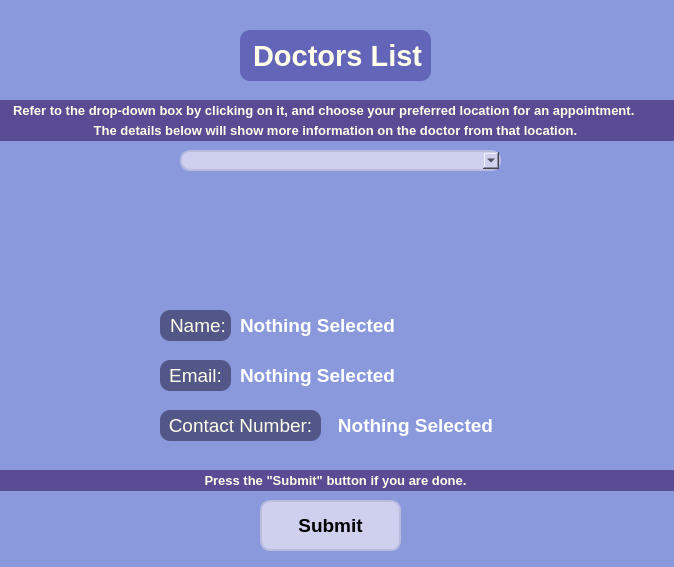
<?xml version="1.0" encoding="UTF-8"?>
<ui version="4.0">
 <class>Dialog</class>
 <widget class="QDialog" name="Dialog">
  <property name="geometry">
   <rect>
    <x>0</x>
    <y>0</y>
    <width>674</width>
    <height>567</height>
   </rect>
  </property>
  <property name="windowTitle">
   <string>Dialog</string>
  </property>
  <property name="styleSheet">
   <string notr="true">QDialog{
	background-color: rgb(138, 153, 220)
}</string>
  </property>
  <widget class="QLabel" name="label">
   <property name="geometry">
    <rect>
     <x>240</x>
     <y>30</y>
     <width>191</width>
     <height>51</height>
    </rect>
   </property>
   <property name="font">
    <font>
     <pointsize>22</pointsize>
     <bold>true</bold>
    </font>
   </property>
   <property name="styleSheet">
    <string notr="true">QLabel {
color: rgb(255, 254, 234);
background-color: rgb(99, 101, 185);
border-radius: 10px;
padding-left: 5px;
}</string>
   </property>
   <property name="text">
    <string>Doctors List</string>
   </property>
  </widget>
  <widget class="QPushButton" name="submitButton3">
   <property name="geometry">
    <rect>
     <x>260</x>
     <y>500</y>
     <width>141</width>
     <height>51</height>
    </rect>
   </property>
   <property name="font">
    <font>
     <pointsize>14</pointsize>
     <bold>true</bold>
    </font>
   </property>
   <property name="styleSheet">
    <string notr="true">QPushButton{
border: 2px solid rgb(185, 188, 223);
border-radius: 10px;
background-color: rgb(206, 208, 238);
}
QPushButton:hover {
background-color: rgb(218, 220, 252);
}
QPushButton:pressed {
background-color: rgb(193, 194, 238)
}</string>
   </property>
   <property name="text">
    <string>Submit</string>
   </property>
  </widget>
  <widget class="QLabel" name="InstructionsLabel">
   <property name="geometry">
    <rect>
     <x>-170</x>
     <y>100</y>
     <width>991</width>
     <height>21</height>
    </rect>
   </property>
   <property name="font">
    <font>
     <pointsize>10</pointsize>
     <bold>true</bold>
    </font>
   </property>
   <property name="styleSheet">
    <string notr="true">QLabel {
color: rgb(255, 254, 234);
background-color: rgb(90, 76, 148);
border-radius: 8px;
}</string>
   </property>
   <property name="text">
    <string>&lt;html&gt;&lt;head/&gt;&lt;body&gt;&lt;p align=&quot;center&quot;&gt;Refer to the drop-down box by clicking on it, and choose your preferred location for an appointment. &lt;/p&gt;&lt;/body&gt;&lt;/html&gt;</string>
   </property>
  </widget>
  <widget class="QLabel" name="InstructionsLabel3">
   <property name="geometry">
    <rect>
     <x>-10</x>
     <y>470</y>
     <width>691</width>
     <height>21</height>
    </rect>
   </property>
   <property name="font">
    <font>
     <pointsize>10</pointsize>
     <bold>true</bold>
    </font>
   </property>
   <property name="styleSheet">
    <string notr="true">QLabel {
color: rgb(255, 254, 234);
background-color: rgb(90, 76, 148);
border-radius: 8px;
}</string>
   </property>
   <property name="text">
    <string>&lt;html&gt;&lt;head/&gt;&lt;body&gt;&lt;p align=&quot;center&quot;&gt;Press the &amp;quot;Submit&amp;quot; button if you are done.&lt;/p&gt;&lt;/body&gt;&lt;/html&gt;</string>
   </property>
  </widget>
  <widget class="QLabel" name="NameLabel">
   <property name="geometry">
    <rect>
     <x>160</x>
     <y>310</y>
     <width>71</width>
     <height>31</height>
    </rect>
   </property>
   <property name="font">
    <font>
     <pointsize>14</pointsize>
    </font>
   </property>
   <property name="styleSheet">
    <string notr="true">QLabel {
color: rgb(255, 254, 234);
background-color:rgb(82, 87, 136);
border-radius: 10px;
padding-left: 5px;
}</string>
   </property>
   <property name="text">
    <string>Name:</string>
   </property>
  </widget>
  <widget class="QComboBox" name="comboBox">
   <property name="geometry">
    <rect>
     <x>180</x>
     <y>150</y>
     <width>321</width>
     <height>21</height>
    </rect>
   </property>
   <property name="styleSheet">
    <string notr="true">QComboBox{
border: 2px solid rgb(185, 188, 223);
border-radius: 10px;
background-color: rgb(206, 208, 238);
}
QComboBox:hover {
background-color: rgb(218, 220, 252);
}
QComboBox:pressed {
background-color: rgb(193, 194, 238)
}</string>
   </property>
  </widget>
  <widget class="QLabel" name="InstructionsLabel2">
   <property name="geometry">
    <rect>
     <x>-10</x>
     <y>120</y>
     <width>691</width>
     <height>21</height>
    </rect>
   </property>
   <property name="font">
    <font>
     <pointsize>10</pointsize>
     <bold>true</bold>
    </font>
   </property>
   <property name="styleSheet">
    <string notr="true">QLabel {
color: rgb(255, 254, 234);
background-color: rgb(90, 76, 148);
border-radius: 8px;
}</string>
   </property>
   <property name="text">
    <string>&lt;html&gt;&lt;head/&gt;&lt;body&gt;&lt;p align=&quot;center&quot;&gt;The details below will show more information on the doctor from that location.&lt;/p&gt;&lt;/body&gt;&lt;/html&gt;</string>
   </property>
  </widget>
  <widget class="QLabel" name="EmailLabel">
   <property name="geometry">
    <rect>
     <x>160</x>
     <y>360</y>
     <width>71</width>
     <height>31</height>
    </rect>
   </property>
   <property name="font">
    <font>
     <pointsize>14</pointsize>
    </font>
   </property>
   <property name="styleSheet">
    <string notr="true">QLabel {
color: rgb(255, 254, 234);
background-color:rgb(82, 87, 136);
border-radius: 10px;
}</string>
   </property>
   <property name="text">
    <string>&lt;html&gt;&lt;head/&gt;&lt;body&gt;&lt;p align=&quot;center&quot;&gt;Email:&lt;/p&gt;&lt;/body&gt;&lt;/html&gt;</string>
   </property>
  </widget>
  <widget class="QLabel" name="ContactLabel">
   <property name="geometry">
    <rect>
     <x>160</x>
     <y>410</y>
     <width>161</width>
     <height>31</height>
    </rect>
   </property>
   <property name="font">
    <font>
     <pointsize>14</pointsize>
    </font>
   </property>
   <property name="styleSheet">
    <string notr="true">QLabel {
color: rgb(255, 254, 234);
background-color:rgb(82, 87, 136);
border-radius: 10px;
}</string>
   </property>
   <property name="text">
    <string>&lt;html&gt;&lt;head/&gt;&lt;body&gt;&lt;p align=&quot;center&quot;&gt;Contact Number:&lt;/p&gt;&lt;/body&gt;&lt;/html&gt;</string>
   </property>
  </widget>
  <widget class="QLabel" name="NameValueLabel">
   <property name="geometry">
    <rect>
     <x>240</x>
     <y>310</y>
     <width>291</width>
     <height>31</height>
    </rect>
   </property>
   <property name="font">
    <font>
     <pointsize>14</pointsize>
    </font>
   </property>
   <property name="styleSheet">
    <string notr="true">QLabel {
color: rgb(255, 255, 255)
}</string>
   </property>
   <property name="text">
    <string>&lt;html&gt;&lt;head/&gt;&lt;body&gt;&lt;p&gt;&lt;span style=&quot; font-weight:700;&quot;&gt;Nothing Selected&lt;/span&gt;&lt;/p&gt;&lt;/body&gt;&lt;/html&gt;</string>
   </property>
  </widget>
  <widget class="QLabel" name="EmailValueLabel">
   <property name="geometry">
    <rect>
     <x>240</x>
     <y>360</y>
     <width>291</width>
     <height>31</height>
    </rect>
   </property>
   <property name="font">
    <font>
     <pointsize>14</pointsize>
    </font>
   </property>
   <property name="styleSheet">
    <string notr="true">QLabel {
color: rgb(255, 255, 255)
}</string>
   </property>
   <property name="text">
    <string>&lt;html&gt;&lt;head/&gt;&lt;body&gt;&lt;p&gt;&lt;span style=&quot; font-weight:700;&quot;&gt;Nothing Selected&lt;/span&gt;&lt;/p&gt;&lt;/body&gt;&lt;/html&gt;</string>
   </property>
  </widget>
  <widget class="QLabel" name="ContactValueLabel">
   <property name="geometry">
    <rect>
     <x>330</x>
     <y>410</y>
     <width>171</width>
     <height>31</height>
    </rect>
   </property>
   <property name="font">
    <font>
     <pointsize>14</pointsize>
    </font>
   </property>
   <property name="styleSheet">
    <string notr="true">QLabel {
color: rgb(255, 255, 255)
}</string>
   </property>
   <property name="text">
    <string>&lt;html&gt;&lt;head/&gt;&lt;body&gt;&lt;p align=&quot;center&quot;&gt;&lt;span style=&quot; font-weight:700;&quot;&gt;Nothing Selected&lt;/span&gt;&lt;/p&gt;&lt;/body&gt;&lt;/html&gt;</string>
   </property>
  </widget>
 </widget>
 <resources/>
 <connections/>
</ui>
